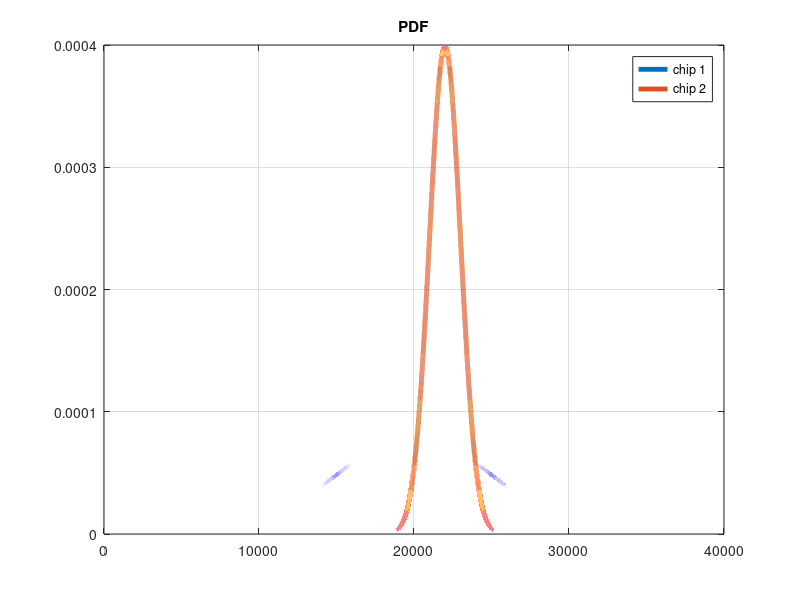
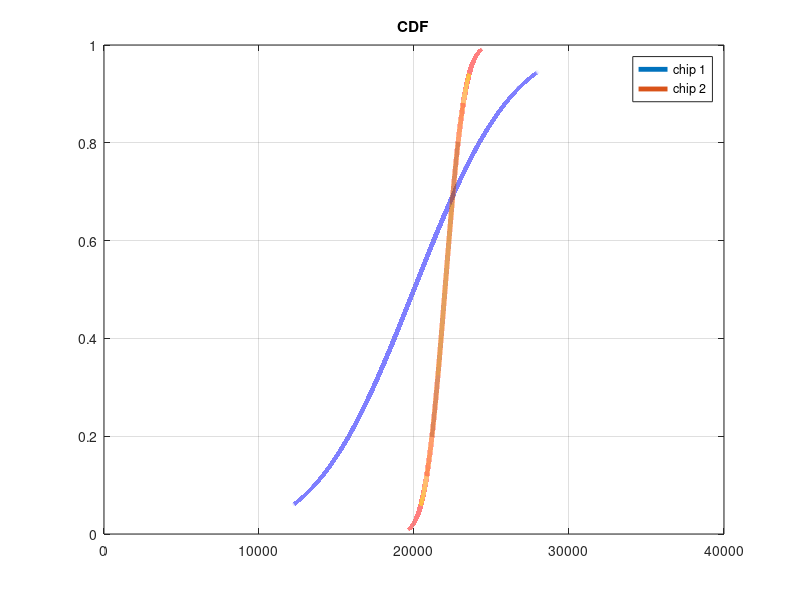

These figures' MATLAB source, in order:
x = 0:0.1:40000;

% chip 1
mu1 = 20000;
sigma1 = 5000;
pd1 = makedist( 'Normal', 'mu', mu1, 'sigma', sigma1 )
y1_pdf = pdf( pd1, x );
y1_cdf = cdf( pd1, x );

% chip 2
mu2 = 22000;
sigma2 = 1000;
pd2 = makedist( 'Normal', 'mu', mu2, 'sigma', sigma2 )
y2_pdf = pdf( pd2, x );
y2_cdf = cdf( pd2, x );

figure(1)
plot( x, y1_pdf, 'LineWidth', 3.5 )
hold on
plot( x, y2_pdf, 'LineWidth', 3.5 )
hold off
title('PDF')
legend('chip 1', 'chip 2')
grid on

figure(2)
plot( x, y1_cdf, 'LineWidth', 3.5 )
hold on
plot( x, y2_cdf, 'LineWidth', 3.5 )
hold off
title('CDF')
legend('chip 1', 'chip 2')
grid on